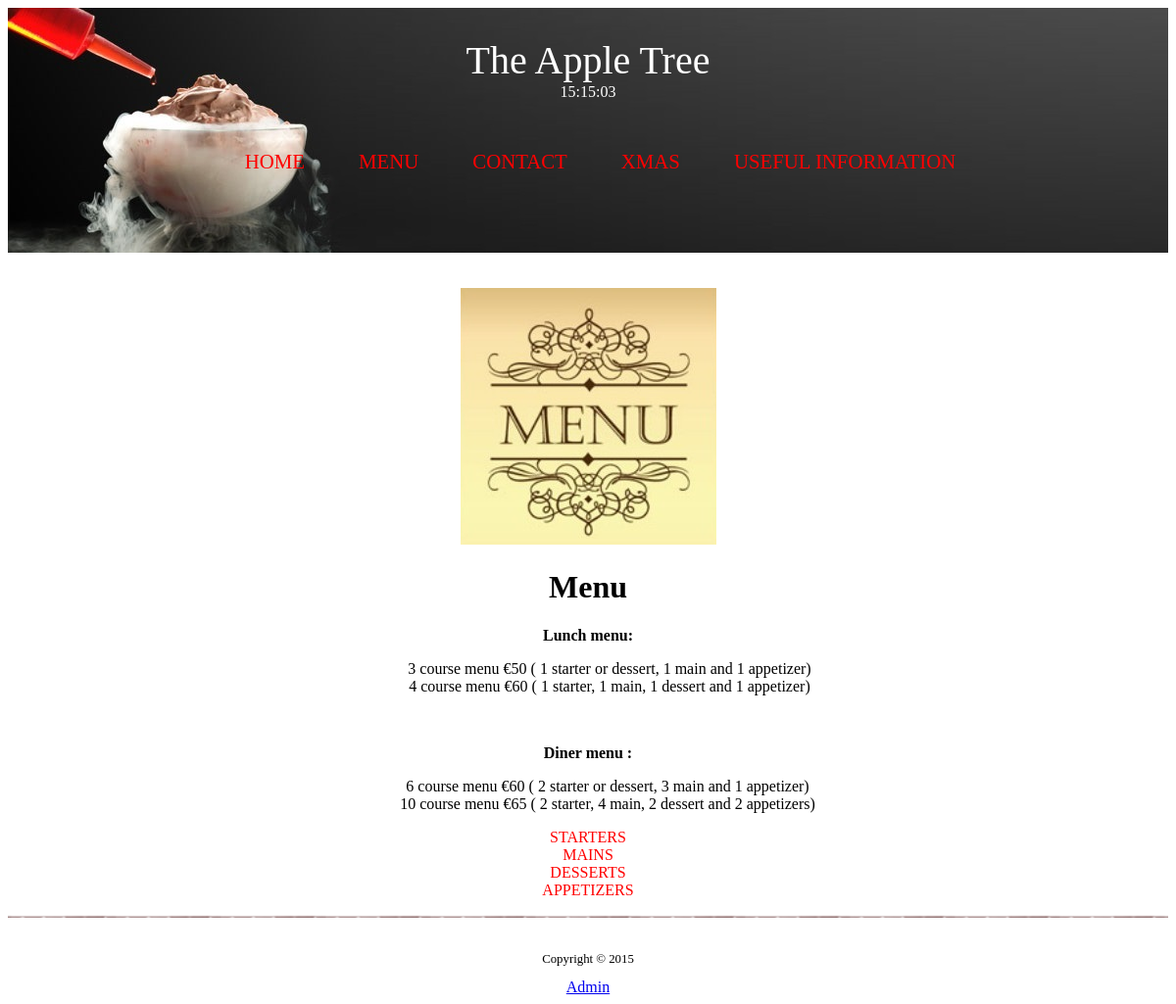
Screenshot of /restaurantdb/menu.php with the database file from the repository.
### tables this page shows
CREATE TABLE IF NOT EXISTS `pages` (
`id` int(11) NOT NULL,
  `page` varchar(255) NOT NULL,
  `title` varchar(255) NOT NULL,
  `text` text NOT NULL
);

CREATE TABLE IF NOT EXISTS `images` (
`id` int(11) NOT NULL,
  `name` varchar(255) NOT NULL,
  `page` varchar(255) NOT NULL,
  `description` varchar(255) NOT NULL
);

### restaurantdb/menu.php (the view, shortened to what this page needs)
<?php
include("inc/head.php");
include("inc/header.php");
include("db/config.php");
$sql = "SELECT * FROM images WHERE page='menu'";
$result = $conn->query($sql);
while($row = $result->fetch_assoc()) {
	echo '<image src="images/'.$row["name"].'"></br>';
}
$sql = "SELECT * FROM pages WHERE page='menu'";
	$result = $conn->query($sql);
	if ($result->num_rows > 0) {
		while($row = $result->fetch_assoc()) {
			echo '<h1>'.$row["title"].'</h1>';
			echo $row["text"];
		}
	}
?>
<ol class="tree">
	<li>
		<label class="menu_entrees" for="folder1">Starters</label> <input type="checkbox" id="folder1" />
		<label class="menu_mains" for="folder2">Mains</label> <input type="checkbox" id="folder2" />
		<label class="menu_deserts" for="folder3">Desserts</label> <input type="checkbox" id="folder3" />
		<label class="menu_cocktails" for="folder4">Appetizers</label> <input type="checkbox" id="folder4" />
	</li>
</ol>
<?php
include("inc/footer.php");
?>

### restaurantdb/inc/header.php (shortened to what this page needs)
<?php
include("head.php");
include("./db/config.php");
?>
<header>
	<h1>The Apple Tree</h1>
	<div class="hour">
	<div id="clockdiv"></div>
	</div>
	<nav>
		<ul>
			<li><a href="index.php">home</a></li>
			<li><a href="menu.php">menu</a></li>
			<li><a href="contact.php">contact</a></li>
			<?php
			$sql = "SELECT * FROM pages WHERE id > 3";
			$result = $conn->query($sql);
			while ($row = $result->fetch_assoc())
			{
			?>
			<li><a href="new_page.php?id=<?php echo $row['id']; ?>"><?php echo $row['page']; ?></a></li>
			<?php
			}
			?>
		</ul>
	</nav>
</header>
<body>

### restaurantdb/css/style.css (style rules this page uses)
header { padding-top:30px; background: url('../images/ch_nitrogen.jpg') no-repeat; height: 220px; width:100%; }
header h1 { color:white; font-size: 2.5em; font-weight: normal; text-align: center; margin:auto; }
.hour { color:white; text-align: center; margin:auto; }
nav { padding-bottom: 3px; margin:auto; }
nav ul { margin-top:50px; list-style-type: none; text-align:center; }
nav li { display: inline-block; margin-right: 15px; }
nav a { font-size: 1.3em; color: red; padding-bottom: 3px; text-decoration: none; text-transform: uppercase; font-weight: normal; text-align: left; text-indent:-5000px; margin: auto 10px; width:38px; height:18px; padding:8px; padding-top:0px; /-moz-border-radius: 50%; /-webkit-border-radius: 390px; }
body { text-align: center; }
.tree { /text-align: left; }
li { position: relative; list-style: none; }
li label { cursor: pointer; display: block; padding-right: 40px; }
label[class*="menu"] { color:red; text-transform: uppercase; }

### rows the page displays
pages: page "XMAS"
pages: page "USEFUL INFORMATION"
images: name (picture)
pages: title "Menu", text "Lunch menu: 3 course menu €50 ( 1 starter or dessert, 1 main and 1 appetizer) 4 course menu €60 ( 1 starter, 1 main, 1 dessert and 1 appetizer) Diner menu : 6 course menu €60 ( 2 starter or dessert, 3 main and 1 appetizer) 10 course menu €65 ( 2 starter, 4 main, 2 dessert and 2 appetizers)"
